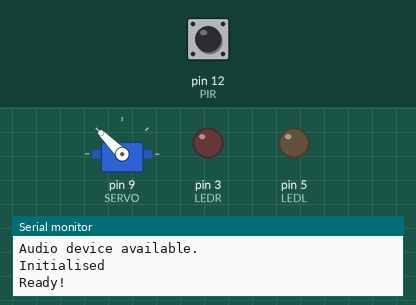
The sketch below on a simulated Arduino Uno, built with avr-gcc and run on an emulated ATmega328P. Parts: servo, output pins drawn as LEDs (lit = HIGH), the last lines printed to the serial monitor. Inputs (shaded band) come from the test bench; at power-on: pin 12 (PIR) LOW. The audio player accepts every command and is not drawn.

Above: at 5.0 s.
5.1 s: pin 12 (PIR) driven HIGH
At 7.3 s:
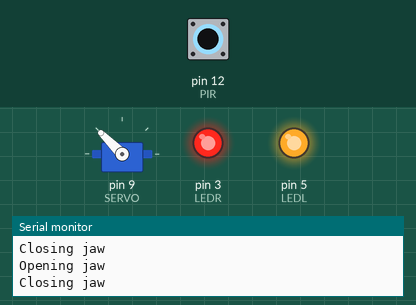
8.1 s: pin 12 (PIR) driven LOW
11.1 s: pin 12 (PIR) driven HIGH
At 13.82 s:
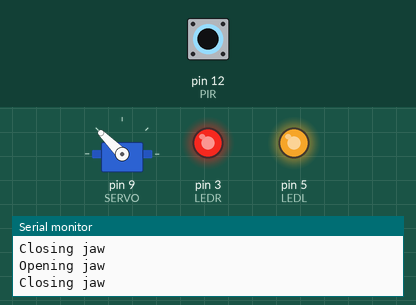
14.1 s: pin 12 (PIR) pulsed LOW 2 times (0.12 s each, 0.3 s apart)
At 17.85 s:
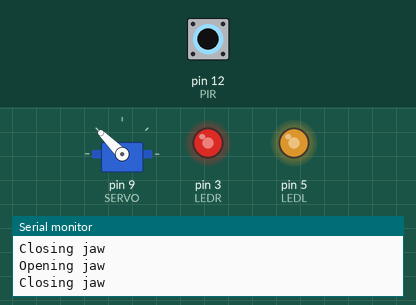
Timing chart, 0 to 18.1 s (numbered marks = the images above; inputs shaded):
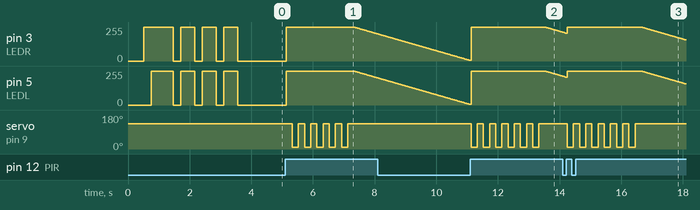

The sketch:

ArduinoOnlySkull-neoSWSerial.ino
```cpp
// (licence header left out)
#include "Arduino.h"
//#include <SoftwareSerial.h>
#include <NeoSWSerial.h>
#include "DFRobotDFPlayerMini.h"
#include <Servo.h>

#define SRX   10
#define STX   11
#define SBAUD 9600
#define BAUD  115200 //for

/*
 * The values to send to the servo to get it to open and close (angle of the motor)
 */
#define S_OPEN  10 // Nearly fully open. Could increase this value a bit to get more stability on the box.
#define S_CLOSE 135 //120 // Little way past midway point of a 180 degree servo, based on how the motor is mounted in the skull

#define LEDR   3
#define LEDL   5 // PWM pins for fade out, 3 and 5, digital only 4 and 7
#define SERVO  9 //4
#define PIR   12

#define DEFAULT_VOL 15 // Use 30 for non-amplified speaker

#define LAUGH_TRACK  4 // 1 - Change this to whichever track you want. Originally track 1 until I realised sound issues were due to the file being .wav. Converting to .mp3 solved these issues but haven't reorganised the SD card since.

#define MUSIC_DELAY 5000
#define MUSIC_TRACK 3 // DFPlayer counts files in the order they were saved to the microSD. For some reason it counts the audio tracks on the microSD from 1

bool PIRState = LOW;

bool playerAvailable = false;

bool idleMusic = false; // Set this to true to play music during idle times.
bool music = false; // Determines if music should be running right now

bool laughing = false;
bool jawDirection = false; // false = closing, true = opening
uint8_t jawOpens = 0;
uint8_t opensPerLaugh = 6;
long openDelay = 200; // Time in milliseconds for the jaw to remain open before closing, 120 too fast, 360 too slow. 240?
long lastJawTime; // The last time the jaw was moved in either direction

long lastLaughTime = 0;
long laughDelay = 1000; // Time in milliseconds before a laugh can trigger. 30 seconds to prevent early trigger when turned on and to prevent overly frequent laughs.

/**
 * Variables for LED fading after laugh
 */
bool fade;
uint8_t bright = 255;
long lastFadeTime = 0;
long fadeDelay = 15; // Time in milliseconds between

//SoftwareSerial sSerial(SRX, STX);
NeoSWSerial sSerial(SRX, STX);
DFRobotDFPlayerMini player;
Servo servo;

void setup() {
  uint8_t maxAttempts = 6;
  uint8_t maxFlashes = 3;
  pinMode(LEDR, OUTPUT);
  pinMode(LEDL, OUTPUT);
  sSerial.begin(SBAUD);
  Serial.begin(BAUD);
  /*
   *  DFPlayer can take a few seconds to initialise
   *  Instead of waiting for the maximum time before checking if it's initialised or
   *  blocking indefinitely, we poll it a few times, up to the maximum time it should take to initialise.
   *  If it hasn't become available we'll continue on without it.
   */
  for(int i = 0; i < maxAttempts; i++) {
    if(!player.begin(sSerial)) {
      Serial.print("Error starting audio player on attempt ");
      Serial.print((i + 1));
      Serial.print(" of ");
      Serial.print(maxAttempts);
      Serial.println(" attempts.");
      Serial.println("Check connections and SD card");
      delay(1000);
    } else {
      playerAvailable = true;
      break; // We got it activated so quit early.
    }
  }
  if(playerAvailable) {
    Serial.println("Audio device available.");
    player.volume(30);
  } else {
    Serial.println("Couldn't initialise audio module. Continuing without it. Consider restarting for full effect. If you keep seeing this message check wiring and SD card.");
    maxFlashes -= 1; // Disable one flash to indicate the audio module failed to load.
  }
  servo.attach(SERVO);
  servo.write(S_CLOSE);
  Serial.println("Initialised");
  /**
   * Flash the eyes to indicate ready state if not attached to serial monitor.
   */
  digitalWrite(LEDR, HIGH);
  delay(250);
  digitalWrite(LEDL, HIGH);
  delay(250);
  digitalWrite(LEDR, LOW);
  digitalWrite(LEDL, LOW);
  for(int i = 0; i <= maxFlashes; i++) {
    digitalWrite(LEDR, HIGH);
    digitalWrite(LEDL, HIGH);
    delay(450);
    digitalWrite(LEDR, LOW);
    digitalWrite(LEDL, LOW);
    delay(250);
  }
  Serial.println("Ready!");
}

void loop() {
  bool state = digitalRead(PIR);
  if(state == HIGH && PIRState == LOW) { // Prevents the animation retriggering every loop once the PIR triggers. The PIR will stay high for several loops.
    if(millis() - lastLaughTime < laughDelay) { // Make sure the PIR hasn't triggered again before the
      Serial.println("Too soon to trigger!");
    } else {
      Serial.println("INTRUDER! DEPLOY SPOOKUMS!");
      if(playerAvailable) {
        player.play(LAUGH_TRACK); // Play the evil laugh sound effect.
      }
      // Turn the LEDs full on for shock value.
      digitalWrite(LEDR, HIGH);
      digitalWrite(LEDL, HIGH);
      laughing = true;
      music = false;
      fade = false; // Reset LEDs to not fading to prevent early activations making the eyes look wrong.
      bright = 255;
      lastLaughTime = millis();
    }
  }
  // This if isn't really needed any more but good for debugging when trying to set PIR timeout.
  if(state == LOW && PIRState == HIGH) {
    Serial.println("Intruder's gone.");
  }
  // Laugh has been triggered, let's start the laugh animation on the servo.
  if(laughing) {
    if(!servo.attached()) {
      servo.attach(SERVO);
    }
    // Open and close the jaw several times before setting the
    if(jawOpens < opensPerLaugh) {
      if(millis() - openDelay >= lastJawTime) {
        if(jawDirection == true) {
          Serial.println("Opening jaw");
          servo.write(S_OPEN);
          jawDirection = false;
        } else {
          Serial.println("Closing jaw");
          servo.write(S_CLOSE);
          jawDirection = true;
          jawOpens++; // Put this here so we get one full open and close for each open, won't get a final close if put in the jawDirection == true block
        }
        lastJawTime = millis();
      }
    }
    if(jawOpens == opensPerLaugh) {
      // Done laughing so reset the jaw
      if(millis() - openDelay >= lastJawTime) {
        laughing = false;
        jawDirection = true;
        jawOpens = 0;
        servo.detach();
        lastJawTime = millis();
        fade = true;
      }
    }
  }
  if(fade) {
    if(bright > 0 && millis() - lastFadeTime >= fadeDelay) {
      bright -= 1;
      lastFadeTime = millis();
    }
    analogWrite(LEDR, bright);
    analogWrite(LEDL, bright);
    if(bright == 0) {
      bright = 255;
      fade = false;
    }
  }
  PIRState = state; // Set the current PIR state for future loops to check against.
  if(idleMusic) {
    if(millis() - lastLaughTime >= MUSIC_DELAY) {
      if(!music) {
        Serial.println("Play some spooky music!");
        if(playerAvailable) {
          player.play(MUSIC_TRACK);
        }
        music = true;
      }
    }
    if(music && playerAvailable) {
      if(player.readType() == DFPlayerPlayFinished && player.read() == MUSIC_TRACK) {
        // Restart
        Serial.println("Starting the music over!");
        music = false;
      }
    }
  }
}
```

Measured:
- after the input at 5.1 s, servo on pin 9 (SERVO): alternates 135° for 0.20 s and 10° for 0.20 s, 10 changes in all, then stays 135°, starting after 0.23 s
- after the input at 11.1 s, servo on pin 9 (SERVO): alternates 135° for 0.20 s and 10° for 0.20 s, 12 changes in all, then stays 135°, starting at once
- after the input at 14.1 s, servo on pin 9 (SERVO): alternates 135° for 0.20 s and 10° for 0.20 s, 12 changes in all, then stays 135°, starting after 0.15 s
